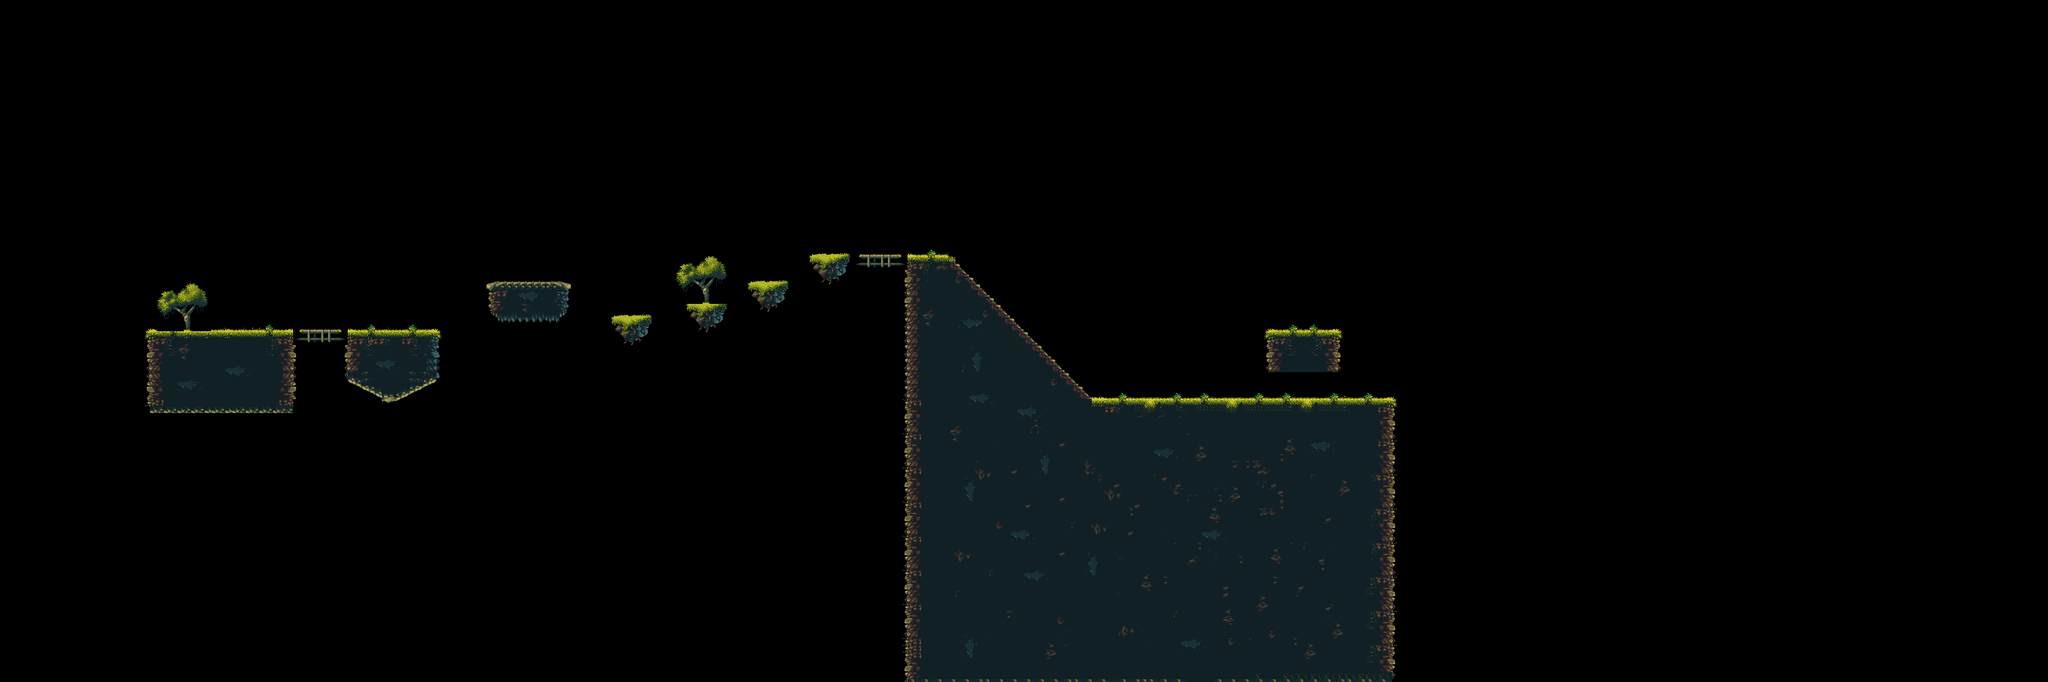

Below is a game level as drawn by its tile map, then a one-line description and the .tmx that defines it (tile-layer data replaced by summaries):
An orthogonal 300x100 tile map with 16x16 px tiles, 1 tile layer (Tile Layer 1), 2 tilesets.

<map version="1.2" tiledversion="1.2.1" orientation="orthogonal" renderorder="right-down" width="300" height="100" tilewidth="16" tileheight="16" infinite="0" nextlayerid="4" nextobjectid="1">
 <tileset firstgid="1" source="Ground.tsx" />
 <tileset firstgid="1161" source="tileset-TIled.tsx" />
 <layer id="2" name="Tile Layer 1" width="300" height="100" offsetx="-161" offsety="41">
  <data>[30000 cells, 4612 non-empty, 309 distinct tile ids]</data>
 </layer>
</map>
